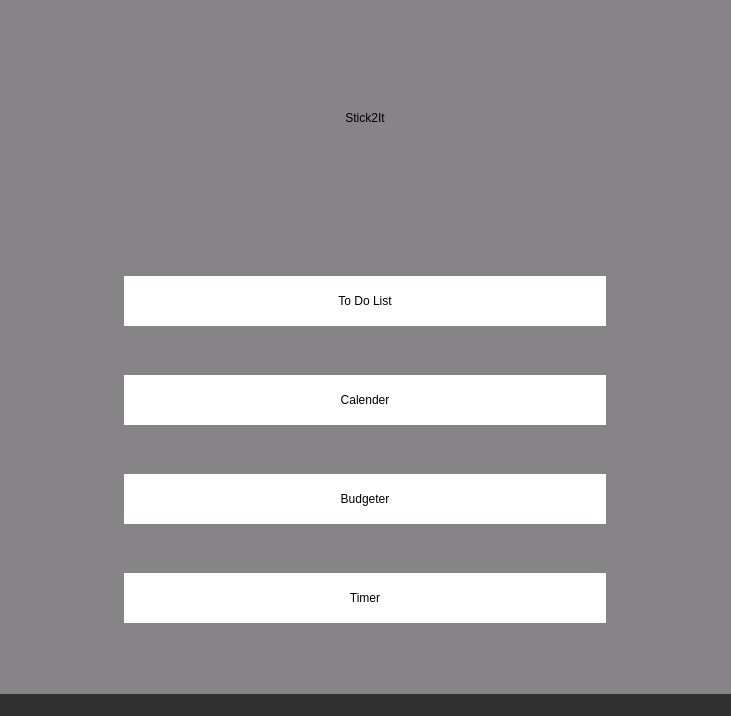
<?xml version="1.0" encoding="UTF-8"?>
<ui version="4.0">
 <class>MainWindow</class>
 <widget class="QMainWindow" name="MainWindow">
  <property name="geometry">
   <rect>
    <x>0</x>
    <y>0</y>
    <width>731</width>
    <height>716</height>
   </rect>
  </property>
  <property name="windowTitle">
   <string>MainWindow</string>
  </property>
  <property name="styleSheet">
   <string notr="true">background-color: rgb(47, 47, 48);</string>
  </property>
  <property name="animated">
   <bool>true</bool>
  </property>
  <property name="documentMode">
   <bool>false</bool>
  </property>
  <widget class="QWidget" name="centralwidget">
   <property name="styleSheet">
    <string notr="true">background-color: rgb(134, 132, 135);</string>
   </property>
   <layout class="QGridLayout" name="gridLayout_2">
    <item row="0" column="0">
     <widget class="QFrame" name="frame_2">
      <property name="styleSheet">
       <string notr="true">border: none;</string>
      </property>
      <property name="frameShape">
       <enum>QFrame::StyledPanel</enum>
      </property>
      <property name="frameShadow">
       <enum>QFrame::Raised</enum>
      </property>
      <layout class="QGridLayout" name="gridLayout">
       <item row="1" column="0">
        <widget class="QGroupBox" name="widgetButtons">
         <property name="styleSheet">
          <string notr="true">border: none;</string>
         </property>
         <property name="title">
          <string/>
         </property>
         <property name="flat">
          <bool>true</bool>
         </property>
         <layout class="QGridLayout" name="gridLayout_3">
          <item row="1" column="0">
           <widget class="QPushButton" name="widget2">
            <property name="minimumSize">
             <size>
              <width>200</width>
              <height>50</height>
             </size>
            </property>
            <property name="maximumSize">
             <size>
              <width>600</width>
              <height>50</height>
             </size>
            </property>
            <property name="styleSheet">
             <string notr="true">background-color: rgb(255, 255, 255);
color: rgb(0, 0, 0);</string>
            </property>
            <property name="text">
             <string>Calender</string>
            </property>
           </widget>
          </item>
          <item row="0" column="0">
           <widget class="QPushButton" name="widget1">
            <property name="minimumSize">
             <size>
              <width>400</width>
              <height>50</height>
             </size>
            </property>
            <property name="maximumSize">
             <size>
              <width>600</width>
              <height>50</height>
             </size>
            </property>
            <property name="styleSheet">
             <string notr="true">background-color: rgb(255, 255, 255);
color: rgb(0, 0, 0);</string>
            </property>
            <property name="text">
             <string>To Do List</string>
            </property>
           </widget>
          </item>
          <item row="2" column="0">
           <widget class="QPushButton" name="widget3">
            <property name="minimumSize">
             <size>
              <width>200</width>
              <height>50</height>
             </size>
            </property>
            <property name="maximumSize">
             <size>
              <width>600</width>
              <height>50</height>
             </size>
            </property>
            <property name="styleSheet">
             <string notr="true">background-color: rgb(255, 255, 255);
color: rgb(0, 0, 0);</string>
            </property>
            <property name="text">
             <string>Budgeter</string>
            </property>
           </widget>
          </item>
          <item row="3" column="0">
           <widget class="QPushButton" name="widget4">
            <property name="minimumSize">
             <size>
              <width>200</width>
              <height>50</height>
             </size>
            </property>
            <property name="maximumSize">
             <size>
              <width>600</width>
              <height>50</height>
             </size>
            </property>
            <property name="styleSheet">
             <string notr="true">background-color: rgb(255, 255, 255);
color: rgb(0, 0, 0);</string>
            </property>
            <property name="text">
             <string>Timer</string>
            </property>
           </widget>
          </item>
         </layout>
        </widget>
       </item>
       <item row="0" column="0">
        <widget class="QLabel" name="label">
         <property name="minimumSize">
          <size>
           <width>400</width>
           <height>200</height>
          </size>
         </property>
         <property name="maximumSize">
          <size>
           <width>500</width>
           <height>200</height>
          </size>
         </property>
         <property name="baseSize">
          <size>
           <width>5</width>
           <height>5</height>
          </size>
         </property>
         <property name="styleSheet">
          <string notr="true">color: rgb(0, 0, 0);
font: italic 40pt &quot;Zapfino&quot;;
</string>
         </property>
         <property name="text">
          <string>Stick2It</string>
         </property>
         <property name="alignment">
          <set>Qt::AlignCenter</set>
         </property>
        </widget>
       </item>
      </layout>
     </widget>
    </item>
   </layout>
  </widget>
  <widget class="QStatusBar" name="statusBar"/>
  <action name="actionSettings">
   <property name="text">
    <string>Settings</string>
   </property>
  </action>
  <action name="actionAbout">
   <property name="text">
    <string>About</string>
   </property>
  </action>
 </widget>
 <resources/>
 <connections/>
</ui>
